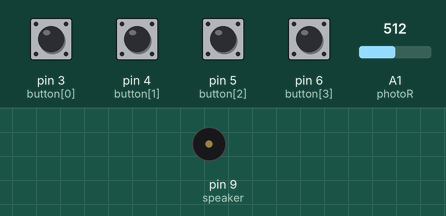
This sketch was run on a simulated Arduino Uno, built with avr-gcc and run on an emulated ATmega328P. On the bench: buzzer (waves = sounding). The inputs (shaded band) are chosen by the test bench; at power-on: pin 3 (button[0]), pin 4 (button[1]), pin 5 (button[2]), pin 6 (button[3]) HIGH, A1 (photoR) = 512.

Above: at 1.2 s.
1.3 s: pin 3 (button[0]) pulled LOW for 0.15 s
At 1.42 s:
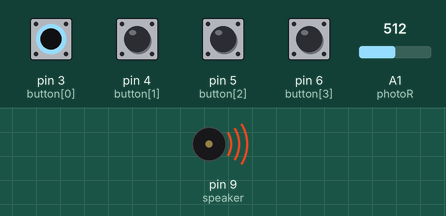
Timing chart, 0 to 4.3 s (numbered marks = the images above; inputs shaded):
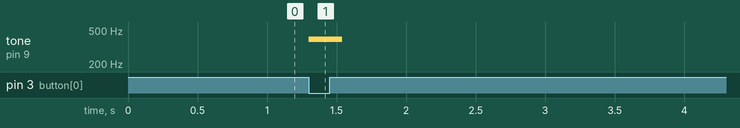

The sketch:

mini_piano.ino
```cpp
//미니 피아노 만들기
#define NOTE_C4 262  //도
#define NOTE_D4 294  //레
#define NOTE_E4 330  //미
#define NOTE_F4 349  //파
#define NOTE_G4 392  //솔
#define NOTE_A4 440  //라
#define NOTE_B4 494  //시
#define NOTE_C5 523  //도

int melody[] = {NOTE_C4, NOTE_D4, NOTE_E4, NOTE_F4, NOTE_G4,
          NOTE_A4, NOTE_B4, NOTE_C5};  //음계 배열
int button[] = {3, 4, 5, 6};  //버튼 배열
int photoR = A1;  //빛센서(photoResister)
int speaker = 9;  //스피커
void setup() {
  pinMode(photoR, INPUT);
  for(int i=0; i<4; i++){
    pinMode(button[i], INPUT_PULLUP);
  }
  Serial.begin(115200);
}

void loop() {
  int lightVal = analogRead(photoR);
  // Serial.println(lightVal);
  // delay(500);

  if(lightVal < 500){
    for(int i=0; i<4; i++){
      if(digitalRead(button[i]) == 0){
        tone(speaker, melody[i], 100);
      }
    }
  }
  else{
    for(int i=0; i<4; i++){
      if(digitalRead(button[i]) == 0){
        tone(speaker, melody[i+4], 100);
      }
    }
  }
}
```

Measured:
- after the input at 1.3 s, tone on pin 9 (speaker): silent → 392 Hz at once, → silent 0.24 s later
